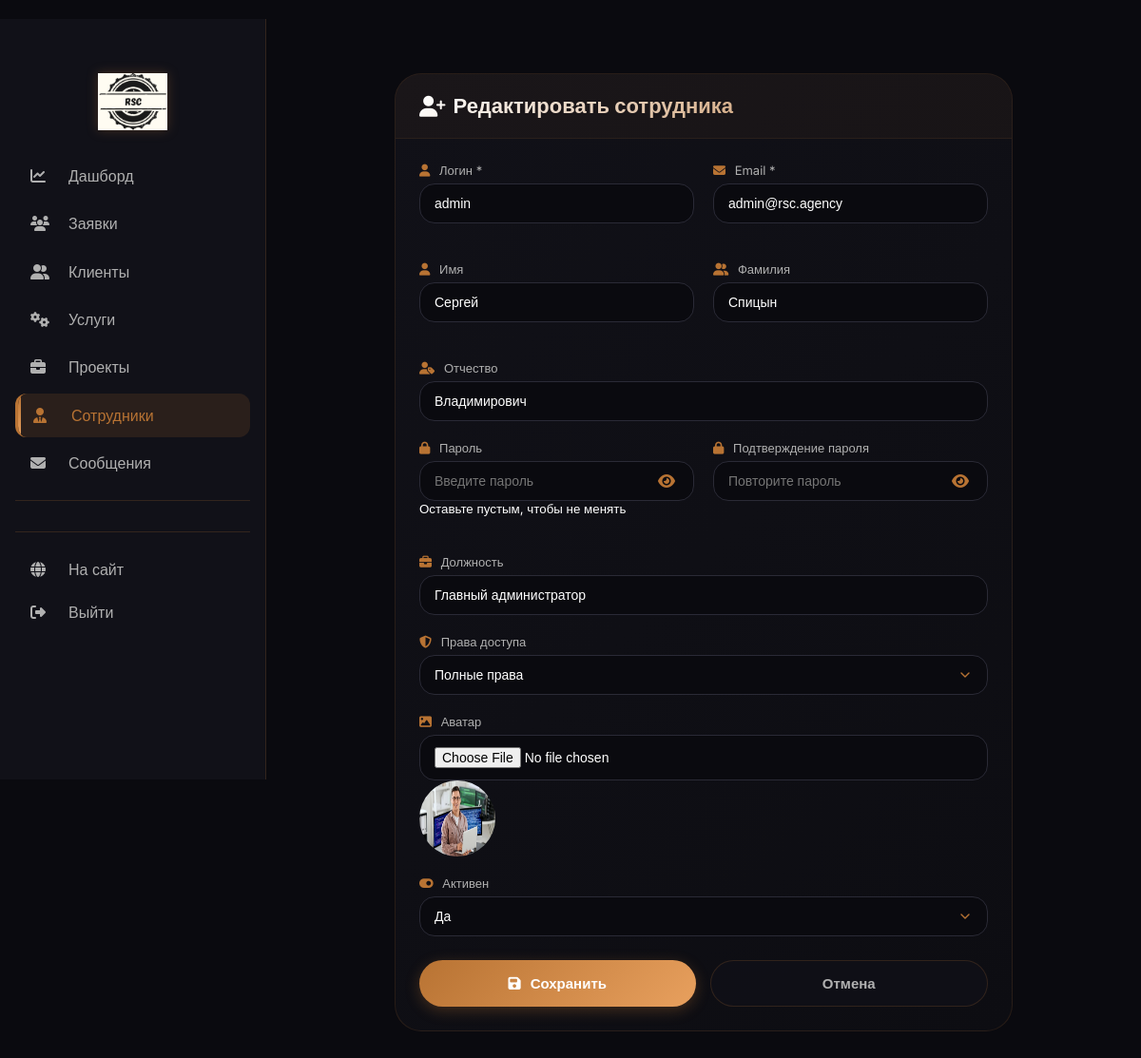
Screenshot of /leads/admin/employee/1/edit/ (signed in) with the database file from the repository.
### leads/models.py (models this page shows, shortened)
class AdminUser(models.Model):
    PERMISSION_CHOICES = [
        ('full', 'Полные права (всё может)'),
        ('view_only', 'Только просмотр (не может изменять)'),
        ('leads_only', 'Только заявки'),
        ('clients_only', 'Только клиенты'),
    ]
    user = models.OneToOneField(
        'users.User',
        on_delete=models.CASCADE,
        related_name='admin_profile',
        verbose_name="Пользователь"
    )
    username = models.CharField(max_length=150, unique=True, verbose_name="Логин")
    email = models.EmailField(unique=True, verbose_name="Email")
    password_hash = models.CharField(max_length=255, verbose_name="Пароль (хэш)")
    first_name = models.CharField(max_length=150, blank=True, verbose_name="Имя")
    last_name = models.CharField(max_length=150, blank=True, verbose_name="Фамилия")
    patronymic = models.CharField(max_length=150, blank=True, verbose_name="Отчество")
    position = models.CharField(max_length=200, blank=True, verbose_name="Должность")
    permissions = models.CharField(max_length=20, choices=PERMISSION_CHOICES, default='view_only', verbose_name="Права")
    is_active = models.BooleanField(default=True, verbose_name="Активен")
    avatar = models.ImageField(upload_to='admin_avatars/', blank=True, null=True, verbose_name="Аватар")
    last_login = models.DateTimeField(blank=True, null=True, verbose_name="Последний вход")
    last_logout = models.DateTimeField(blank=True, null=True, verbose_name="Последний выход")
    created_at = models.DateTimeField(auto_now_add=True, verbose_name="Дата создания")
    updated_at = models.DateTimeField(auto_now=True, verbose_name="Дата обновления")
    class Meta:
        db_table = 'admins'
        verbose_name = "Сотрудник"
        verbose_name_plural = "Сотрудники"
        ordering = ['-created_at']

### leads/decorators.py (the view)
        def wrapper(request, *args, **kwargs):
            if not request.user.is_authenticated:
                messages.error(request, 'Необходимо войти в систему')
                return redirect('login')
            if not request.user.is_staff:
                messages.error(request, 'У вас нет доступа к этой странице')
                return redirect('index')
            try:
                admin_user = request.user.admin_profile
                user_permissions = admin_user.permissions
            except AdminUser.DoesNotExist:
                messages.error(request, 'Ошибка: профиль сотрудника не найден')
                return redirect('index')
            if user_permissions == 'full':
                return view_func(request, *args, **kwargs)
            if user_permissions not in allowed_permissions:
                messages.error(request, 'У вас недостаточно прав для выполнения этого действия')
                return redirect('admin_dashboard')
            return view_func(request, *args, **kwargs)

### leads/views/admin_employees.py (called while the page is built, shortened)
@permission_required(['full'])
def admin_employee_edit(request, employee_id):
    employee = get_object_or_404(AdminUser, id=employee_id)
    return render(request, 'admin_panel/employees/form.html', {
        'employee': employee,
        'title': 'Редактировать сотрудника'
    })

### templates/admin_panel/employees/form.html (shortened to what this page needs)
﻿{% extends 'admin_panel/base.html' %}
{% load static %}
{% block extra_css %}
<link rel="stylesheet" href="{% static 'css/admin_panel/employees/form.css' %}">
{% endblock %}
{% block content %}
<div class="form-container">
    <div class="form-card">
        <div class="card-header">
            <h2><i class="fas fa-user-plus"></i> {{ title }}</h2>
        </div>
        <div class="card-body">
            <form method="post" enctype="multipart/form-data" id="employeeForm">
                <div class="form-row">
                    <div class="form-group">
                        <label><i class="fas fa-user"></i> Логин *</label>
                        <input type="text" name="username" id="username" value="{{ employee.username|default:'' }}" required>
                    </div>
                    <div class="form-group">
                        <label><i class="fas fa-envelope"></i> Email *</label>
                        <input type="email" name="email" id="email" value="{{ employee.email|default:'' }}" required>
                    </div>
                </div>
                <div class="form-row">
                    <div class="form-group">
                        <label><i class="fas fa-user"></i> Имя</label>
                        <input type="text" name="first_name" value="{{ employee.first_name|default:'' }}" placeholder="Имя">
                    </div>
                    <div class="form-group">
                        <label><i class="fas fa-user-friends"></i> Фамилия</label>
                        <input type="text" name="last_name" value="{{ employee.last_name|default:'' }}" placeholder="Фамилия">
                    </div>
                </div>
                <div class="form-group">
                    <label><i class="fas fa-user-tag"></i> Отчество</label>
                    <input type="text" name="patronymic" value="{{ employee.patronymic|default:'' }}" placeholder="Отчество">
                </div>
                <div class="form-row">
                    <div class="form-group">
                        <label><i class="fas fa-lock"></i> Пароль</label>
                        <div class="password-wrapper">
                            <input type="password" name="password" id="password" placeholder="Введите пароль">
                            <button type="button" class="password-toggle" id="togglePassword">
                                <i class="fas fa-eye"></i>
                            </button>
                        </div>
                        <small>Оставьте пустым, чтобы не менять</small>
                    </div>
                    <div class="form-group">
                        <label><i class="fas fa-lock"></i> Подтверждение пароля</label>
                        <div class="password-wrapper">
                            <input type="password" name="password2" id="password2" placeholder="Повторите пароль">
                            <button type="button" class="password-toggle" id="togglePassword2">
                                <i class="fas fa-eye"></i>
                            </button>
                        </div>
                    </div>
                </div>
                <div class="form-group">
                    <label><i class="fas fa-briefcase"></i> Должность</label>
                    <input type="text" name="position" value="{{ employee.position|default:'' }}" placeholder="Должность">
                </div>
                <div class="form-group">
                    <label><i class="fas fa-shield-alt"></i> Права доступа</label>
                    <select name="permissions">
                        <option value="full" {% if employee.permissions == 'full' %}selected{% endif %}>Полные права</option>
                    </select>
                </div>
                <div class="form-group">
                    <label><i class="fas fa-image"></i> Аватар</label>
                    <input type="file" name="avatar" accept="image/*">
                    {% if employee.avatar %}
                        <div>
                            <img src="{{ employee.avatar.url }}" alt="avatar" style="width: 80px; height: 80px; border-radius: 50%;">
                        </div>
                    {% endif %}
                </div>
                <div class="form-group">
                    <label><i class="fas fa-toggle-on"></i> Активен</label>
                    <select name="is_active">
                        <option value="true" {% if employee.is_active or not employee %}selected{% endif %}>Да</option>
                    </select>
                </div>
                <div class="form-actions">
                    <button type="submit"><i class="fas fa-save"></i> Сохранить</button>
                    <a href="{% url 'admin_employees' %}">Отмена</a>
                </div>
            </form>
        </div>
    </div>
</div>
{% endblock %}

### static/css/admin_panel/base.css (style rules this page uses)
* { margin: 0; padding: 0; box-sizing: border-box; }
body { background: #0a0a0f; color: #ffffff; font-family: 'Inter', sans-serif; }

### static/css/admin_panel/employees/form.css (style rules this page uses)
.form-container { max-width: 700px; margin: 0 auto; padding: 25px; animation: fadeInUp 0.5s ease; }
.form-card { background: linear-gradient(135deg, #111118, #0d0d12); border-radius: 28px; border: 1px solid rgba(184,115,51,0.15); overflow: hidden; transition: all 0.3s; }
.card-header { padding: 20px 25px; background: rgba(184,115,51,0.05); border-bottom: 1px solid rgba(184,115,51,0.1); }
.card-header h2 { font-size: 22px; font-weight: 700; background: linear-gradient(135deg, #fff, var(--accent)); -webkit-background-clip: text; background-clip: text; color: transparent; margin: 0; display: flex; align-items: center; gap: 8px; }
.card-body { padding: 25px; }
.form-row { display: grid; grid-template-columns: 1fr 1fr; gap: 20px; margin-bottom: 20px; }
.form-group { margin-bottom: 20px; }
.form-group label { display: block; font-size: 13px; color: var(--text-secondary); margin-bottom: 6px; }
.form-group label i { color: var(--accent); margin-right: 6px; }
.form-group input, .form-group select, .form-group textarea { width: 100%; padding: 12px 15px; background: #0a0a0f; border: 1px solid #2a2a36; border-radius: 16px; color: white; font-size: 14px; transition: all 0.3s; }
.form-group select { cursor: pointer; appearance: none; background-repeat: no-repeat; background-position: right 15px center; }
.password-wrapper { position: relative; display: flex; flex-direction: column; align-items: stretch; }
.password-wrapper input { flex: 1; padding-right: 45px; width: 100%; }
.password-toggle { position: absolute; right: 12px; top: 50%; transform: translateY(-50%); background: none; border: none; color: var(--accent); cursor: pointer; font-size: 16px; padding: 8px; }
.form-actions { display: flex; gap: 15px; margin-top: 25px; }
.form-actions button[type="submit"] { flex: 1; padding: 14px 28px; border-radius: 50px; border: none; font-size: 15px; font-weight: 600; color: white; cursor: pointer; transition: all 0.3s cubic-bezier(0.175, 0.885, 0.32, 1.275); display: inline-flex; align-items: center; justify-content: center; gap: 10px; background: linear-gradient(135deg, #b87333, #e8a05e); box-shadow: 0 4px 15px rgba(184,115,51,0.3); min-width: 120px; }
.form-actions a { flex: 1; padding: 14px 28px; border-radius: 50px; border: 1px solid rgba(184,115,51,0.2); font-size: 15px; font-weight: 600; color: var(--text-secondary); background: rgba(17,17,24,0.8); cursor: pointer; transition: all 0.3s cubic-bezier(0.175, 0.885, 0.32, 1.275); text-align: center; text-decoration: none; display: inline-flex; align-items: center; justify-content: center; gap: 10px; min-width: 120px; }

### rows the page displays
AdminUser: username "admin", email "admin@rsc.agency", first_name "Сергей", last_name "Спицын", patronymic "Владимирович", position "Главный администратор", permissions "Полные права", avatar (picture), is_active "Да"
